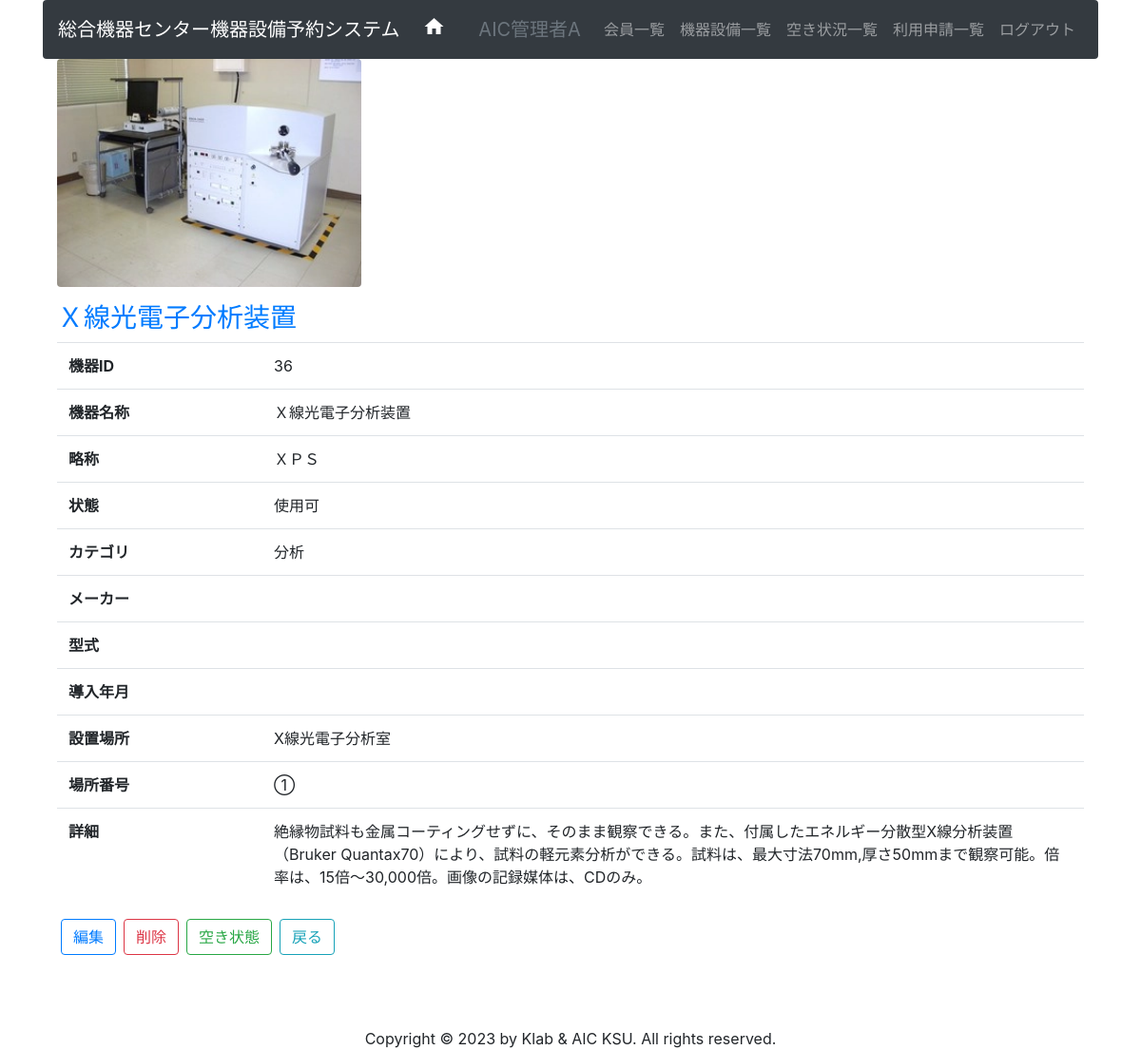
Page /?do=inst_detail&id=36 (signed in) on the committed database.
### tables this page shows
CREATE TABLE tb_instrument(
	id SERIAL PRIMARY KEY COMMENT '通し番号(自動採番, 内部参照用)',
	code VARCHAR(16) COMMENT '人間識別用番号',
	fullname VARCHAR(64) NOT NULL COMMENT '名称',
	shortname VARCHAR(64) NOT NULL COMMENT '略称', 
	state INT NOT NULL COMMENT '機器状態(1:使用可,2:貸出中,3:使用不可,9:その他)',
	category INT COMMENT 'カテゴリ（1:観察, 2:分析,3:計測,4:調製,9:その他）', 
	purpose VARCHAR(64) COMMENT '主な用途',
	detail TEXT COMMENT '施設紹介' ,
	maker  VARCHAR(64) COMMENT 'メーカー', 
	model VARCHAR(64) COMMENT '型式' ,
	made_year DATE COMMENT '製造年月' ,
	bought_year DATE COMMENT '導入年月' ,
	equipment_no VARCHAR(32) COMMENT '備品番号',
	room_id INT COMMENT '設置場所部屋番号', 
	memo TEXT  COMMENT '備考'
);

### src/models/Model.php (called while the page is built, shortened)
<?php
class Model
{
    protected $table;
    private static $conf;
    protected $db;
    public function initDb()
    {
        $this->db = new \mysqli(
            self::$conf['host'],
            self::$conf['usename'],
            self::$conf['password'],
            self::$conf['dbname'],
        );
        $this->db->set_charset('utf8');
    }
    public static function setConnInfo($conf)
    {
      self::$conf = $conf;
    }
    public function getDetail($id)
    {
        $sql = sprintf("SELECT * FROM %s WHERE id=$id", $this->table);
        $rs = $this->db->query($sql);
        return $rs->fetch_assoc();
    }
}

### src/models/Instrument.php (called while the page is built, shortened)
<?php
class Instrument extends Model{
    public function getDetail($id)
    {
        $detail = parent::getDetail($id);
        if ($detail){
            $room_id = $detail['room_id'];
            $room = (new Room)->getDetail($room_id);
            $detail['room_name'] = $room['room_name'];
            $detail['room_no'] = $room['room_no'];
        }
        return $detail;
    }
}

### src/models/User.php (called while the page is built, shortened)
<?php
class User extends Model {
    public function getLoginRole()
    {
        if (isset($_SESSION['urole'])){
            return $_SESSION['urole'];
        }
        return null;
    }
    public function isAdmin()
    {
        $urole = $this->getLoginRole();
        return ($urole==9);
    }
}

### src/inst_detail.php (the view, shortened to what this page needs)
<?php
$inst_id = 0;
if (isset($_GET['id'])){
  $inst_id = $_GET['id'];
}
$row= (new Instrument)->getDetail($inst_id);
if ($row) {
    $url = 'img/instrument/'. $inst_id .'.webp';
    echo '<p><img src="'. $url . '" height="240" width="320" class="rounded"></p>' . PHP_EOL;
    echo '<h3 class="text-primary">'. $row['fullname'].'</h3>' . PHP_EOL;
    echo '<table class="table table-hover">' . PHP_EOL;
    echo '<tr><th width="20%">機器ID</th><td>' . $row['id'] . '</td></tr>' . PHP_EOL;
    echo '<tr><th width="20%">機器名称</th><td>' . $row['fullname']. '</td></tr>' . PHP_EOL;
    echo '<tr><th>略称</th><td>' . $row['shortname']. '</td></tr>' . PHP_EOL;
    $i  = $row['state'];
    echo '<tr><th>状態</th><td>' . KsuCode::INST_STATE[$i]. '</td></tr>' . PHP_EOL;
    $i  = $row['category'];
    echo '<tr><th>カテゴリ</th><td>' . KsuCode::INST_CATEGORY[$i] . '</td></tr>' . PHP_EOL;
    echo '<tr><th>メーカー</th><td>' . $row['maker'] . '</td></tr>' . PHP_EOL;
    echo '<tr><th>型式</th><td>' . $row['model'] . '</td></tr>' . PHP_EOL;
    echo '<tr><th>導入年月</th><td>' . $row['bought_year'] . '</td></tr>' . PHP_EOL;
    echo '<tr><th>設置場所</th><td>' . $row['room_name'] . '</td></tr>' . PHP_EOL;
    echo '<tr><th>場所番号</th><td>' . $row['room_no'] . '</td></tr>' . PHP_EOL;
    echo '<tr><th>詳細</th><td>' . nl2br($row['detail']) . '</td></tr>' . PHP_EOL;
    echo '</table>' . PHP_EOL;
    echo '<div class="pb-5 mb-5">' . PHP_EOL;
    $is_admin = (new User)->isAdmin();
    if ($is_admin){
      echo '<a class="btn btn-outline-primary m-1" href="?do=inst_input&id='.$inst_id.'">編集</a>'.
        '<a href="#myModal" class="btn btn-outline-danger m-1" data-id='.$inst_id.' data-toggle="modal">削除</a>';
    }
    echo '<a class="btn btn-outline-success m-1" href="?do=aic_detail&id='.$row['id'].'">空き状態</a>';
    echo '<a href="?do=inst_list" class="btn btn-outline-info m-1">戻る</a>' . PHP_EOL .
      '</div>';
}else{
    echo 'この機器は存在しません！';
}
?>

### rows in the picture
tb_instrument: fullname "Ｘ線光電子分析装置", id "36", shortname "ＸＰＳ", state "使用可", category "分析", detail "絶縁物試料も金属コーティングせずに、そのまま観察できる。また、付属したエネルギー分散型X線分析装置（Bruker Quantax70）により、試料の軽元素分析ができる。試料は、最大寸法70mm,厚さ50mmまで観察可能。倍率は、15倍〜30,000倍。画像の記録媒体は、CDのみ。"

### other values in the picture
$app_name "総合機器センター機器設備予約システム"
$_SESSION['uname'] "AIC管理者A"
$_label "会員一覧"
$_label "機器設備一覧"
$_label "空き状況一覧"
$_label "利用申請一覧"
$row['room_name'] "X線光電子分析室"
$row['room_no'] "①"
